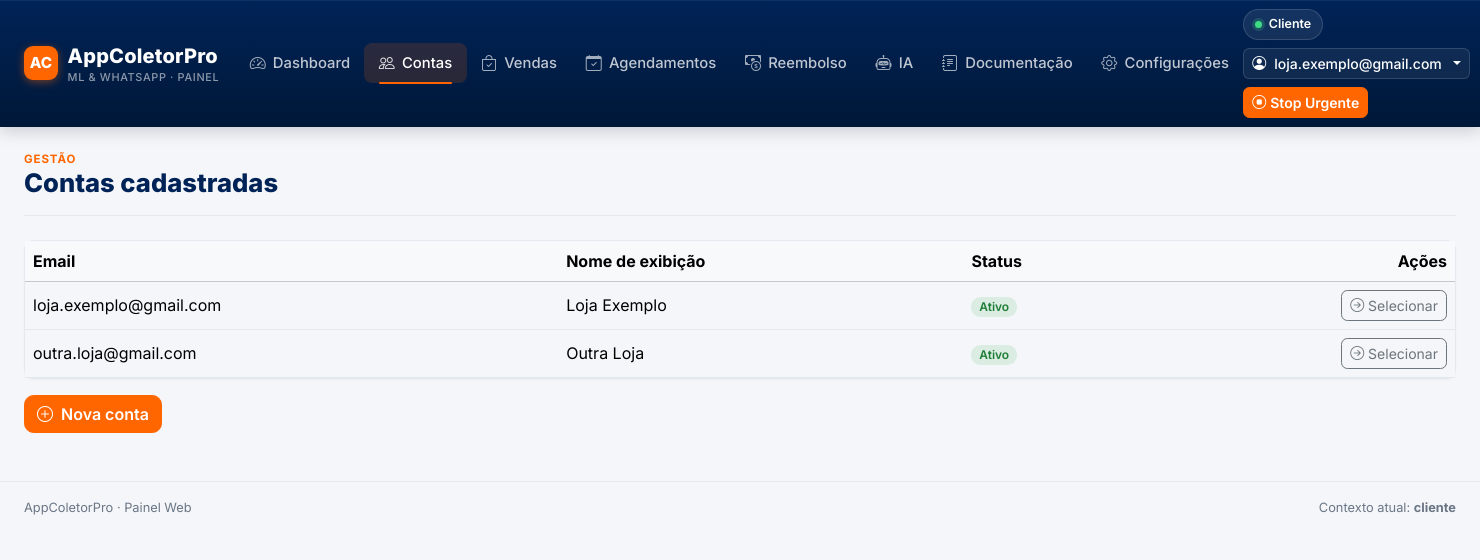
Screenshot of /contas/ with the database file from the repository.
### tables this page shows
CREATE TABLE contas (
    id INTEGER PRIMARY KEY AUTOINCREMENT,
    email TEXT UNIQUE NOT NULL,
    nome_exibicao TEXT,
    ativo INTEGER NOT NULL DEFAULT 1,
    data_criacao TEXT NOT NULL
);

### app/routes/contas.py (the view)
@bp.route("/")
def index():
    conn = get_connection()
    contas = conn.execute(
        "SELECT id, email, nome_exibicao, ativo FROM contas ORDER BY email"
    ).fetchall()
    conn.close()
    return render_template("contas/index.html", active_page="contas", contas=contas)

### app/db.py (called while the page is built)
def get_connection():
    conn = sqlite3.connect(DB_PATH)
    conn.row_factory = sqlite3.Row  # permite acessar colunas por nome: row["email"]
    conn.execute("PRAGMA foreign_keys = ON")
    return conn

### app/templates/contas/index.html (shortened to what this page needs)
{% extends "base.html" %}
{% block content %}
<div class="page-header">
  <div class="eyebrow">Gestão</div>
  <h1>Contas cadastradas</h1>
</div>
<div class="card">
  <div class="table-responsive">
    <table class="table table-hover align-middle mb-0">
      <thead class="table-light">
        <tr><th>Email</th><th>Nome de exibição</th><th>Status</th><th class="text-end">Ações</th></tr>
      </thead>
      <tbody>
        {% for conta in contas %}
        <tr>
          <td>{{ conta.email }}</td>
          <td>{{ conta.nome_exibicao }}</td>
          <td>
            {% if conta.ativo %}
              <span class="badge badge-soft-success">Ativo</span>
            {% else %}
              <span class="badge badge-soft-neutral">Inativo</span>
            {% endif %}
          </td>
          <td class="text-end">
            <a class="btn btn-sm btn-outline-secondary" href="{{ url_for('contas.selecionar', conta_id=conta.id) }}">
              <i class="bi bi-arrow-right-circle"></i> Selecionar
            </a>
          </td>
        </tr>
        {% else %}
        <tr><td colspan="4" class="text-center text-muted py-4">Nenhuma conta cadastrada ainda.</td></tr>
        {% endfor %}
      </tbody>
    </table>
  </div>
</div>
<div class="mt-3">
  <a href="{{ url_for('contas.nova') }}" class="btn btn-acp-orange">
    <i class="bi bi-plus-circle me-1"></i> Nova conta
  </a>
</div>
{% endblock %}

### app/templates/base.html (shortened to what this page needs)
<!DOCTYPE html>
<html lang="pt-BR" data-bs-theme="light">
<head>
  <link href="https://cdn.jsdelivr.net/npm/bootstrap@5.3.3/dist/css/bootstrap.min.css" rel="stylesheet">
  <link href="https://cdn.jsdelivr.net/npm/bootstrap-icons@1.11.3/font/bootstrap-icons.css" rel="stylesheet">
  <link href="{{ url_for('static', filename='css/custom.css') }}" rel="stylesheet">
</head>
<body>
  <nav class="navbar navbar-expand-lg navbar-acp sticky-top">
    <div class="container-fluid px-3 px-lg-4">
      <a class="navbar-brand" href="{{ url_for('dashboard.index') }}">
        <span class="brand-mark">AC</span>
        <span class="brand-text">
          AppColetorPro
          <small>ML &amp; WhatsApp · Painel</small>
        </span>
      </a>
      <div class="collapse navbar-collapse" id="navMain">
        <ul class="navbar-nav me-auto mb-2 mb-lg-0">
          <li class="nav-item">
            <a class="nav-link {% if active_page == 'dashboard' %}active{% endif %}"
               href="{{ url_for('dashboard.index') }}">
              <i class="bi bi-speedometer2"></i> Dashboard
            </a>
          </li>
          <li class="nav-item">
            <a class="nav-link {% if active_page == 'contas' %}active{% endif %}"
               href="{{ url_for('contas.index') }}">
              <i class="bi bi-people"></i> Contas
            </a>
          </li>
          <li class="nav-item">
            <a class="nav-link {% if active_page == 'vendas' %}active{% endif %}"
               href="{{ url_for('vendas.index') }}">
              <i class="bi bi-bag-check"></i> Vendas
            </a>
          </li>
          <li class="nav-item">
            <a class="nav-link {% if active_page == 'agendamentos' %}active{% endif %}"
               href="{{ url_for('agendamentos.index') }}">
              <i class="bi bi-calendar-check"></i> Agendamentos
            </a>
          </li>
          <li class="nav-item">
            <a class="nav-link {% if active_page == 'reembolso' %}active{% endif %}"
               href="{{ url_for('reembolso.index') }}">
              <i class="bi bi-cash-coin"></i> Reembolso
            </a>
          </li>
          <li class="nav-item">
            <a class="nav-link {% if active_page == 'ia' %}active{% endif %}"
               href="{{ url_for('ia.index') }}">
              <i class="bi bi-robot"></i> IA
            </a>
          </li>
          <li class="nav-item">
            <a class="nav-link {% if active_page == 'documentacao' %}active{% endif %}"
               href="{{ url_for('documentacao.index') }}">
              <i class="bi bi-journal-text"></i> Documentação
            </a>
          </li>
          <li class="nav-item">
            <a class="nav-link {% if active_page == 'configuracoes' %}active{% endif %}"
               href="{{ url_for('configuracoes.index') }}">
              <i class="bi bi-gear"></i> Configurações
            </a>
          </li>
        </ul>
        <div class="d-flex align-items-center gap-2 flex-wrap">
          <span class="context-pill {% if machine_key == 'desenvolvedor' %}is-dev{% endif %}">
            <span class="dot"></span>
            {{ machine_key|default('cliente')|capitalize }}
          </span>
          <div class="dropdown account-switcher">
            <button class="btn btn-sm dropdown-toggle d-flex align-items-center gap-2"
                    type="button" data-bs-toggle="dropdown" aria-expanded="false">
              <i class="bi bi-person-circle"></i>
              <span>{{ conta_ativa|default('Selecionar conta') }}</span>
            </button>
          </div>
          <button class="btn btn-sm btn-acp-orange d-flex align-items-center gap-1" type="button"
                  data-bs-toggle="modal" data-bs-target="#modalStopUrgente">
            <i class="bi bi-stop-circle"></i> Stop Urgente
          </button>
        </div>
      </div>
    </div>
  </nav>
  <main class="container-fluid px-3 px-lg-4 py-4">
    {% block content %}{% endblock %}
  </main>
  <footer class="border-top py-3 mt-4">
    <div class="container-fluid px-3 px-lg-4 d-flex justify-content-between flex-wrap gap-2 footer-acp">
      <span>AppColetorPro · Painel Web</span>
      <span>Contexto atual: <strong>{{ machine_key|default('cliente') }}</strong></span>
    </div>
  </footer>
</body>
</html>

### app/static/css/custom.css (style rules this page uses)
:root { --acp-navy: #002357; --acp-navy-dark: #001838; --acp-orange: #FF6600; --acp-orange-dark: #E05A00; --acp-bg: #F4F6F9; --acp-surface: #FFFFFF; --acp-border: #E4E9F0; --acp-text: #1C2536; --acp-text-muted: #6B7686; --acp-success: #28a745; --acp-danger: #dc3545; --acp-warning: #d4a017; --bs-primary: var(--acp-navy); --bs-primary-rgb: 0, 35, 87; --bs-body-bg: var(--acp-bg); --bs-body-color: var(--acp-text); --bs-border-color: var(--acp-border); --bs-body-font-family: 'Inter', -apple-system, BlinkMacSystemFont, sans-serif; --bs-border-radius: 0.6rem; --bs-border-radius-lg: 0.85rem; --bs-border-radius-sm: 0.4rem; }
body { background-color: var(--acp-bg); color: var(--acp-text); font-feature-settings: "cv02", "cv03", "cv04", "cv11"; }
.navbar-acp { background: linear-gradient(180deg, var(--acp-navy) 0%, var(--acp-navy-dark) 100%); box-shadow: 0 1px 0 rgba(255, 255, 255, 0.06) inset, 0 4px 16px rgba(0, 15, 40, 0.18); padding-top: .55rem; padding-bottom: .55rem; }
.navbar-acp .navbar-brand { display: flex; align-items: center; gap: .6rem; font-weight: 800; letter-spacing: .01em; color: #fff; }
.navbar-acp .brand-mark { width: 34px; height: 34px; border-radius: 9px; background: var(--acp-orange); display: grid; place-items: center; color: #fff; font-weight: 800; font-size: .95rem; box-shadow: 0 2px 8px rgba(255, 102, 0, 0.45); flex-shrink: 0; }
.navbar-acp .brand-text small { display: block; font-size: .68rem; font-weight: 500; color: rgba(255, 255, 255, 0.55); letter-spacing: .06em; text-transform: uppercase; margin-top: -2px; }
.navbar-acp .nav-link { color: rgba(255, 255, 255, 0.75) !important; font-weight: 500; font-size: .925rem; padding: .5rem .9rem !important; border-radius: .5rem; transition: background-color .15s ease, color .15s ease; display: flex; align-items: center; gap: .45rem; }
.navbar-acp .nav-link i { font-size: 1rem; opacity: .85; }
.navbar-acp .nav-link.active { color: #fff !important; background-color: rgba(255, 102, 0, 0.16); position: relative; }
.navbar-acp .nav-link.active::after { content: ""; position: absolute; left: .9rem; right: .9rem; bottom: -1px; height: 2px; background: var(--acp-orange); border-radius: 2px; }
.context-pill { display: inline-flex; align-items: center; gap: .4rem; background: rgba(255, 255, 255, 0.08); border: 1px solid rgba(255, 255, 255, 0.14); color: #fff; padding: .32rem .7rem; border-radius: 999px; font-size: .78rem; font-weight: 600; }
.context-pill .dot { width: 7px; height: 7px; border-radius: 50%; background: #3ddc84; box-shadow: 0 0 0 3px rgba(61, 220, 132, 0.2); }
.account-switcher .btn { background: rgba(255, 255, 255, 0.06); border: 1px solid rgba(255, 255, 255, 0.14); color: #fff; font-size: .875rem; font-weight: 500; }
.btn-acp-orange { background-color: var(--acp-orange); border-color: var(--acp-orange); color: #fff; font-weight: 600; }
.page-header { border-bottom: 1px solid var(--acp-border); padding-bottom: 1rem; margin-bottom: 1.5rem; }
.page-header .eyebrow { font-size: .72rem; font-weight: 700; letter-spacing: .08em; text-transform: uppercase; color: var(--acp-orange); }
.page-header h1 { font-weight: 800; font-size: 1.6rem; color: var(--acp-navy); margin-bottom: 0; }
.card { border: 1px solid var(--acp-border); box-shadow: 0 1px 2px rgba(16, 24, 40, 0.04); }
.badge-soft-success { background: rgba(40, 167, 69, .12); color: #1e7e34; font-weight: 600; }
.footer-acp { color: var(--acp-text-muted); font-size: .8rem; }

### rows the page displays
contas: email "loja.exemplo@gmail.com", nome_exibicao "Loja Exemplo", ativo "Ativo"
contas: email "outra.loja@gmail.com", nome_exibicao "Outra Loja", ativo "Ativo"

### other values shown
{{ machine_key|default('cliente')|capitalize }} "Cliente"
{{ machine_key|default('cliente') }} "cliente"
